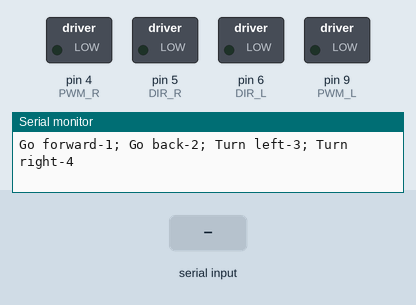
A sketch run on a simulated Arduino Uno, built with avr-gcc and run on an emulated ATmega328P. Shown: switched loads named in the sketch (green lamp = pin HIGH), the last lines printed to the serial monitor. The inputs (shaded band) are chosen by the test bench.

Above: at 0.8 s.
0.9 s: "1\n" received over Serial
At 1.6 s:
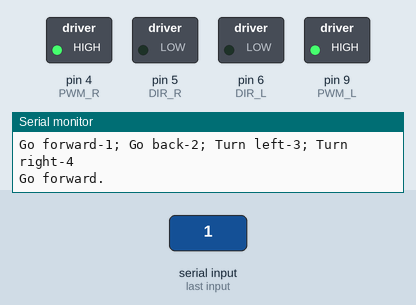
Timing chart, 0 to 3.9 s (numbered marks = the images above; inputs shaded):
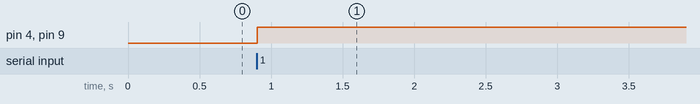

The sketch:

Robot_Move_And_Spin.ino
```cpp
#define PWM_L 9 //motor 1 speed control,analog
#define DIR_L 6 //motor 1 direction control,digital
#define PWM_R 4 //motor 2 speed control,analog
#define DIR_R 5 //motor 2 direction control,digital

#define SPEED 255 //Max speed

int option;

void setup()
{
  pinMode(PWM_L,OUTPUT);
  pinMode(DIR_L,OUTPUT);
  pinMode(PWM_R,OUTPUT);
  pinMode(DIR_R,OUTPUT);

  Serial.begin(9600);

  Serial.println("Go forward-1; Go back-2; Turn left-3; Turn right-4");

  while (Serial.available()==0){
    option=Serial.parseInt();
  }
}

void loop()
{
  switch(option){
    case 1:
      Serial.println("Go forward.");
      analogWrite(PWM_L,SPEED);
      digitalWrite(DIR_L,LOW);
      analogWrite(PWM_R,SPEED);
      digitalWrite(DIR_R,LOW);
      delay(10000);
      break;
    case 2:
      Serial.println("Go back.");
      analogWrite(PWM_L,SPEED);
      digitalWrite(DIR_L,HIGH);
      analogWrite(PWM_R,SPEED);
      digitalWrite(DIR_R,HIGH);
      delay(10000);
      break;
    case 3:
      Serial.println("Turn left.");
      analogWrite(PWM_L,SPEED);
      digitalWrite(DIR_L,HIGH);
      analogWrite(PWM_R,SPEED);
      digitalWrite(DIR_R,LOW);
      delay(10000);
      break;
    case 4:
      Serial.println("Turn right.");
      analogWrite(PWM_L,SPEED);
      digitalWrite(DIR_L,LOW);
      analogWrite(PWM_R,SPEED);
      digitalWrite(DIR_R,HIGH);
      delay(10000);
      break;
    default:
      Serial.println("Input error.");
      break;
    Serial.println("Program end.");
  }

  /*This was the previous test code
   *
  Serial.println("Forward fast.");
  digitalWrite(DIR1,LOW);
  digitalWrite(DIR2,LOW);
  analogWrite(PWM1,value_fast);
  analogWrite(PWM2,value_fast);


  Serial.println(digitalRead(encoder_a_1));
  Serial.println(digitalRead(encoder_a_2));
  Serial.println(digitalRead(encoder_b_1));
  Serial.println(digitalRead(encoder_b_2));
  delay(3000);

  Serial.println("Backward fast.");
  digitalWrite(DIR1,HIGH);
  digitalWrite(DIR2,HIGH);
  analogWrite(PWM1,value_fast);
  analogWrite(PWM2,value_fast);

  Serial.println(digitalRead(encoder_a_1));
  Serial.println(digitalRead(encoder_a_2));
  Serial.println(digitalRead(encoder_b_1));
  Serial.println(digitalRead(encoder_b_2));

  delay(3000);

  Serial.println("Turn.");
  digitalWrite(DIR1,HIGH);
  digitalWrite(DIR2,HIGH);
  analogWrite(PWM1,255);
  analogWrite(PWM2,0);

  Serial.println(digitalRead(encoder_a_1));
  Serial.println(digitalRead(encoder_a_2));
  Serial.println(digitalRead(encoder_b_1));
  Serial.println(digitalRead(encoder_b_2));

  delay(3000);
  */
}
```

Measured:
- after the input at 0.9 s, pin 4 (PWM_R), pin 9 (PWM_L): LOW → HIGH at once
